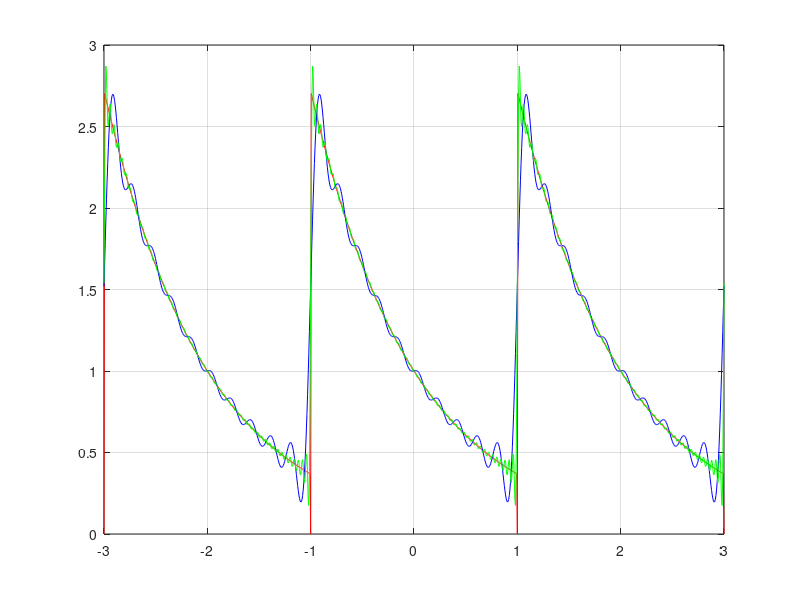
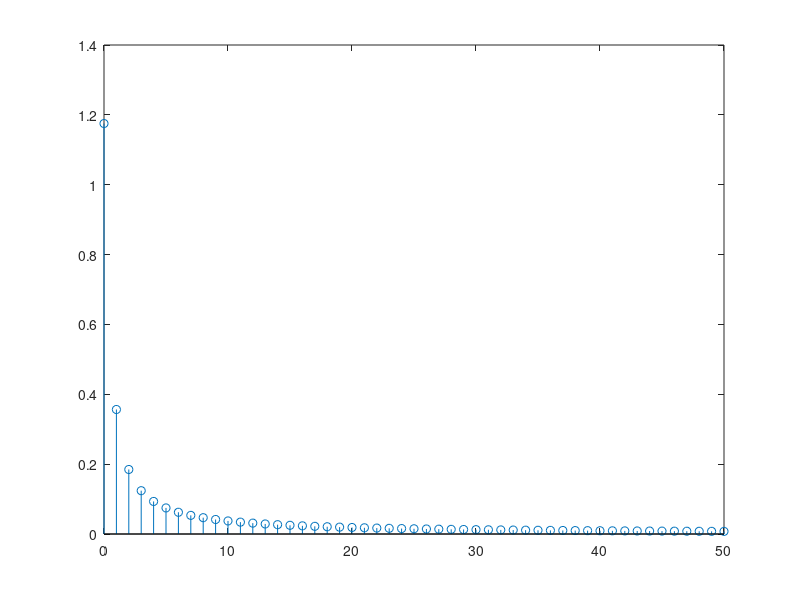
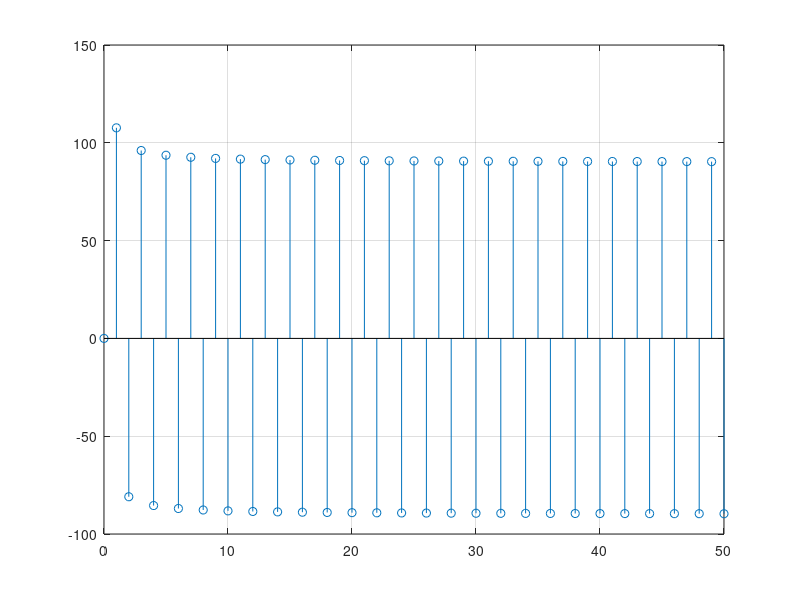

The MATLAB source for these figures, in order:
clear   
clc

N=1000;
t = linspace (-3,3,N);
y = zeros(size(t));

for n=1:N
    if -1<t(n) && t(n)<1
        y(n) = exp(-t(n));
    elseif 1<t(n) && t(n)<3
        y(n) = exp(-(t(n)-2));
    elseif -3<t(n) && t(n)<-1
        y(n) = exp(-(t(n)+2));
    end
end

plot(t,y,'r');
grid on;

K = 10;
for n = 1:K
X(n) = ((-1)^n / (2*(1 + pi*n*1i)))* (exp(1) - (exp(-1)));
end
n = 0;
X0 = ((-1)^n / (2*(1 + pi*n*1i)))* (exp(1) - (exp(-1)));

T = 2;
omo = 2*pi/T;
for n = 1:K
    x(n,:) = real(2*X(n)*exp(1i*n*omo*t));
end


xcombined = X0 + sum(x);

L = 50;
for n = 1:L
X(n) = ((-1)^n / (2*(1 + pi*n*1i)))* (exp(1) - (exp(-1)));
end
n = 0;
X02 = ((-1)^n / (2*(1 + pi*n*1i)))* (exp(1) - (exp(-1)));

T = 2;
omo = 2*pi/T;
for n = 1:L
    x2(n,:) = real(2*X(n)*exp(1i*n*omo*t));
end

xcombined2 = X02 + sum(x2);

figure(1);
hold on;
plot (t,xcombined,'b');
plot (t,xcombined2,'g');

figure(2);
n = 0:50;
a = [X0,X];
stem(n,abs(a));

figure (3);
stem(n,180/pi*angle(a));
grid on;